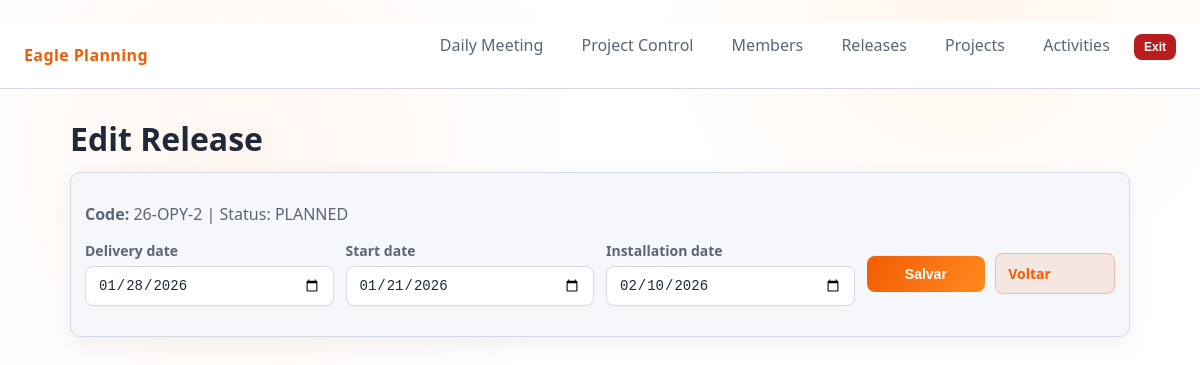
Page /releases/3/edit on the committed database.
### eagle_pm/app/models.py (models this page shows)
class Release(Base):
    __tablename__ = "release"
    id = Column(Integer, primary_key=True)
    release_code = Column(String(64), nullable=False, unique=True)
    status_code = Column(String(3), ForeignKey("index_release_status.code"), nullable=False)
    delivery_date = Column(Date, nullable=False)
    start_date = Column(Date, nullable=False)
    installation_date = Column(Date, nullable=False)
    created_at = Column(DateTime, default=utcnow, nullable=False)
    updated_at = Column(DateTime, default=utcnow, onupdate=utcnow, nullable=False)
    status = relationship("IndexReleaseStatus")
    links = relationship("ReleaseLink", back_populates="release", cascade="all, delete-orphan")
    __table_args__ = (Index("idx_release_status", "status_code"),)

class IndexReleaseStatus(Base):
    __tablename__ = "index_release_status"
    code = Column(String(3), primary_key=True)
    name = Column(String(32), nullable=False)

### eagle_pm/app/routes.py (the view)
@router.get("/releases/{release_id}/edit")
def edit_release(request: Request, release_id: int, session: Session = Depends(get_session)):
    rel = crud.get_release(session, release_id)
    if not rel:
        raise HTTPException(status_code=404, detail="Release not found")
    status_options = crud.get_index_options(session, models.IndexReleaseStatus)
    return templates.TemplateResponse(
        "release_edit.html",
        {
            "request": request,
            "title": "Edit Release",
            "release": rel,
            "status_options": status_options,
        },
    )

### eagle_pm/app/templates/release_edit.html (shortened to what this page needs)
{% extends "base.html" %}
{% block content %}
  <h1>Edit Release</h1>
  <div class="panel">
    <p><strong>Code:</strong> {{ release.release_code }} | Status: {{ release.status.name if release.status else release.status_code }}</p>
    <form method="post" action="/releases/{{ release.id }}/edit" class="form-grid">
      <label>Delivery date<input type="date" name="delivery_date" value="{{ release.delivery_date }}" required {% if release.status_code == "003" %}disabled{% endif %}/></label>
      <label>Start date<input type="date" name="start_date" value="{{ release.start_date }}" required {% if release.status_code == "003" %}disabled{% endif %}/></label>
      <label>Installation date<input type="date" name="installation_date" value="{{ release.installation_date }}" required {% if release.status_code == "003" %}disabled{% endif %}/></label>
      <div class="actions">
        {% if release.status_code != "003" %}
          <button type="submit">Salvar</button>
        {% endif %}
        <a class="btn secondary" href="/releases">Voltar</a>
      </div>
    </form>
  </div>
{% endblock %}

### eagle_pm/app/static/app.css (style rules this page uses)
* { box-sizing: border-box; }
body { margin: 0; font-family: "Segoe UI", "Inter", system-ui, -apple-system, sans-serif; background: radial-gradient(circle at 20% 20%, rgba(242,92,5,0.06), transparent 30%), radial-gradient(circle at 80% 0%, rgba(255,138,30,0.08), transparent 25%), var(--bg); color: var(--text); }
a { text-decoration: none; }
h1 { margin: 0 0 12px 0; }
p { color: var(--muted); }
.panel { background: var(--panel); border: 1px solid var(--border); border-radius: var(--radius); padding: var(--space); margin-bottom: 16px; box-shadow: 0 8px 24px rgba(0,0,0,0.06); }
.form-grid { display: grid; grid-template-columns: repeat(auto-fit, minmax(220px, 1fr)); gap: 12px; }
label { color: var(--muted); font-size: 14px; font-weight: 700; }
input, select, button, .btn { border-radius: 8px; border: 1px solid var(--border); background: #ffffff; color: var(--text); padding: 10px 12px; font-size: 14px; width: 100%; }
.form-grid label, .form-inline label { display: flex; flex-direction: column; align-items: flex-start; gap: 6px; }
button, .btn { background: linear-gradient(120deg, var(--accent), var(--accent-2)); color: #ffffff; font-weight: 700; border: none; cursor: pointer; }
.btn.secondary { background: rgba(242,92,5,0.1); color: var(--accent); border: 1px solid rgba(242,92,5,0.3); }
.actions { display: flex; gap: 10px; align-items: center; }

### rows in the picture
Release: release_code "26-OPY-2", delivery_date "01/28/2026", start_date "01/21/2026", installation_date "02/10/2026"
IndexReleaseStatus: status "PLANNED"
